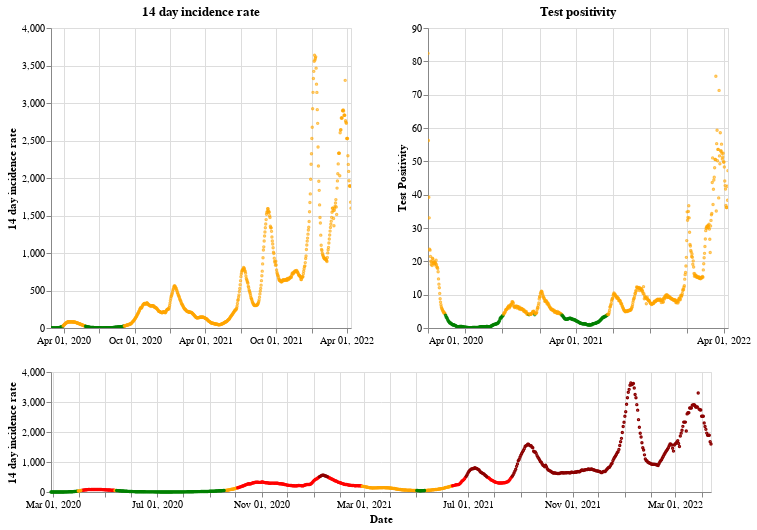

Write notebook code for a chart like this one.
### Markdown cell above
## Scotland

### Code cell
plot_traffic_light('Scotland')

### Figure 1 — Vega-Lite specification as saved in the notebook (floating-point values rounded to 4 significant figures; data arrays with more than 128 entries replaced by an {"elided": "..."} marker saying what was removed)
{"config": {"view": {"continuousWidth": 400, "continuousHeight": 300}}, "vconcat": [{"hconcat": [{"mark": {"type": "point", "size": 2}, "encoding": {"color": {"condition": {"value": "green", "test": "(datum.twoWeeklyCasesRate <= 25)"}, "value": "orange"}, "tooltip": [{"type": "nominal", "field": "areaName"}, {"type": "temporal", "field": "date"}, {"type": "quantitative", "field": "twoWeeklyCasesRate"}, {"type": "quantitative", "field": "testPositivity"}], "x": {"type": "temporal", "axis": {"title": ""}, "field": "date", "scale": {"domain": {"selection": "DateBrush"}}, "timeUnit": "yearmonthdate"}, "y": {"type": "quantitative", "axis": {"title": "14 day incidence rate"}, "field": "twoWeeklyCasesRate"}}, "title": "14 day incidence rate", "width": 300}, {"mark": {"type": "point", "size": 2}, "encoding": {"color": {"condition": {"value": "green", "test": "(datum.testPositivity <= 4)"}, "value": "orange"}, "tooltip": [{"type": "nominal", "field": "areaName"}, {"type": "temporal", "field": "date"}, {"type": "quantitative", "field": "twoWeeklyCasesRate"}, {"type": "quantitative", "field": "testPositivity"}], "x": {"type": "temporal", "axis": {"title": ""}, "field": "date", "scale": {"domain": {"selection": "DateBrush"}}, "timeUnit": "yearmonthdate"}, "y": {"type": "quantitative", "axis": {"title": "Test Positivity"}, "field": "testPositivity"}}, "title": "Test positivity", "width": 300}]}, {"layer": [{"mark": {"type": "point", "size": 2}, "encoding": {"color": {"condition": {"value": "orange", "test": "(((datum.testPositivity < 4) && (datum.twoWeeklyCasesRate >= 50)) && (datum.twoWeeklyCasesRate < 200))"}, "value": "red"}, "opacity": {"condition": {"value": 1, "test": "((datum.twoWeeklyCasesRate >= 50) && (datum.twoWeeklyCasesRate < 500))"}, "value": 0}, "tooltip": [{"type": "nominal", "field": "areaName"}, {"type": "temporal", "field": "date"}, {"type": "quantitative", "field": "twoWeeklyCasesRate"}, {"type": "quantitative", "field": "testPositivity"}], "x": {"type": "temporal", "axis": {"title": "Date"}, "field": "date", "timeUnit": "yearmonthdate"}, "y": {"type": "quantitative", "axis": {"title": "14 day incidence rate"}, "field": "twoWeeklyCasesRate"}}, "selection": {"DateBrush": {"type": "interval", "encodings": ["x"], "fields": ["Time"]}}}, {"mark": {"type": "point", "size": 2}, "encoding": {"color": {"value": "darkred"}, "opacity": {"condition": {"value": 1, "test": "(datum.twoWeeklyCasesRate >= 500)"}, "value": 0}, "tooltip": [{"type": "nominal", "field": "areaName"}, {"type": "temporal", "field": "date"}, {"type": "quantitative", "field": "twoWeeklyCasesRate"}, {"type": "quantitative", "field": "testPositivity"}], "x": {"type": "temporal", "axis": {"title": "Date"}, "field": "date", "timeUnit": "yearmonthdate"}, "y": {"type": "quantitative", "axis": {"title": "14 day incidence rate"}, "field": "twoWeeklyCasesRate"}}}, {"mark": {"type": "point", "size": 2}, "encoding": {"color": {"condition": {"value": "green", "test": "((datum.testPositivity < 4) && (datum.twoWeeklyCasesRate < 50))"}, "value": "orange"}, "opacity": {"condition": {"value": 1, "test": "(datum.twoWeeklyCasesRate < 50)"}, "value": 0}, "tooltip": [{"type": "nominal", "field": "areaName"}, {"type": "temporal", "field": "date"}, {"type": "quantitative", "field": "twoWeeklyCasesRate"}, {"type": "quantitative", "field": "testPositivity"}], "x": {"type": "temporal", "axis": {"title": "Date"}, "field": "date", "timeUnit": "yearmonthdate"}, "y": {"type": "quantitative", "axis": {"title": "14 day incidence rate"}, "field": "twoWeeklyCasesRate"}}}], "height": 120, "width": 660}], "data": {"name": "data-b346df1f0668b1d828d4bb26a34bb34c"}, "$schema": "https://vega.github.io/schema/vega-lite/v4.8.1.json", "datasets": {"data-b346df1f0668b1d828d4bb26a34bb34c": {"elided": "775 records"}}}
